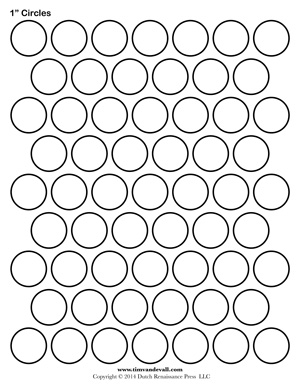
#> input picture Images/Circles.jpg, 300 x 388 px, found by its file name
$ jupyter execute '40 - Circle detection.ipynb'
#> lines starting #> are read from the running program, lines starting #| are printed output that depends on the picture; after the words box and inside, x2 and y2 are one past the last pixel; in counts of white or black regions, pixels touching at a corner belong together
## 40 - Circle detection

Below are the steps of the algorithm.
Initializing the Accumulator Matrix: Initialize a matrix of dimensions rows * cols * maxRadius with zeros.

Pre-processing the image: Apply blurring, grayscale and an edge detector on the image. This is done to ensure the circles show as darkened image edges.

Looping through the points: Pick a point Xi on the image.

Fixing r and looping through a and b: Use a double nested loop to find a value of r, varying a and b in the given ranges.

Voting: Pick the points in the accumulator matrix with the maximum value. These are strong points which indicate the existence of a circle with a, b and r parameters. This gives us the Hough space of circles.

Finding Circles: Finally, using the above circles as candidate circles, vote according to the image. The maximum voted circle in the accumulator matrix gives us the circle.

``for a in range(rows):``

    for b in range(cols):

        r = math.sqrt((xi - a)**2 + (yi - b)**2)

        accum_matrix[a][b][r] += 1

Detection Method: OpenCV has an advanced implementation, HOUGH_GRADIENT, which uses gradient of the edges instead of filling up the entire 3D accumulator matrix, thereby speeding up the process.

dp: This is the ratio of the resolution of original image to the accumulator matrix.

minDist: This parameter controls the minimum distance between detected circles.

Param1: Canny edge detection requires two parameters -- minVal and maxVal. Param1 is the higher threshold of the two. The second one is set as Param1/2.

Param2: This is the accumulator threshold for the candidate detected circles. By increasing this threshold value, we can ensure that only the best circles, corresponding to larger accumulator values, are returned.

minRadius: Minimum circle radius.

maxRadius: Maximum circle radius.

[cell 1]
import numpy as np
import matplotlib.pyplot as plt
import cv2

[cell 2]
image = cv2.imread("/Users/alireza/Coding/OpenCV_Learning/OpenCV_Learnings/Images/Circles.jpg",0)
#> image is the input picture: shape (388, 300); min 0, max 255, mean 232.3
plt.imshow(image , cmap="gray")

[cell 3]
blurred = cv2.blur(image, (3, 3))
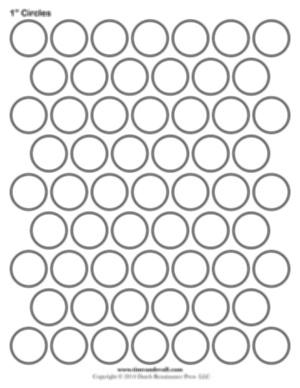
#> blurred: shape (388, 300); min 97, max 255, mean 232.3

# Apply Hough transform on the blurred image.
detected_circles = cv2.HoughCircles(blurred, cv2.HOUGH_GRADIENT, 1, 20, param1 = 50,param2 = 30, minRadius = 1, maxRadius = 40)
#> detected_circles = 59 rows, first 8: [149.5, 191.5, 19.1], [270.5, 191.5, 18.8], [109.5, 37.5, 18.8], [109.5, 114.5, 18.8], [109.5, 191.5, 18.8], [109.5, 268.5, 18.8], [109.5, 345.5, 18.8], [270.5, 37.5, 18.8]

if detected_circles is not None:

    # Convert the circle parameters a, b and r to integers.
    detected_circles = np.uint16(np.around(detected_circles))
#> detected_circles = 59 rows, first 8: [150, 192, 19], [270, 192, 19], [110, 38, 19], [110, 114, 19], [110, 192, 19], [110, 268, 19], [110, 346, 19], [270, 38, 19]
    for pt in detected_circles[0, :]:
        a, b, r = pt[0], pt[1], pt[2]

        # Draw the circumference of the circle.
        cv2.circle(image, (a, b), r, (0, 255, 0), 2)

        # Draw a small circle (of radius 1) to show the center.
        cv2.circle(image, (a, b), 2, (0, 0, 255), 3)
#> this loop made 59 passes
#> (a, b, r) on passes 1 to 12: (150, 192, 19), (270, 192, 19), (110, 38, 19), (110, 114, 19), (110, 192, 19), (110, 268, 19), (110, 346, 19), (270, 38, 19), (270, 114, 19), (270, 268, 19), (270, 346, 19), (190, 192, 19)
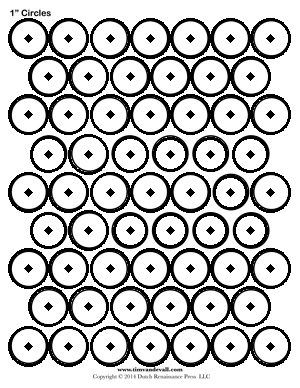
#> image: shape (388, 300); 18.3% of pixels changed, all inside (x1, y1, x2, y2) = (8, 18, 291, 367)

plt.imshow(image , cmap='gray')

$ run again, with Images/blobs.jpg copied over Images/Circles.jpg
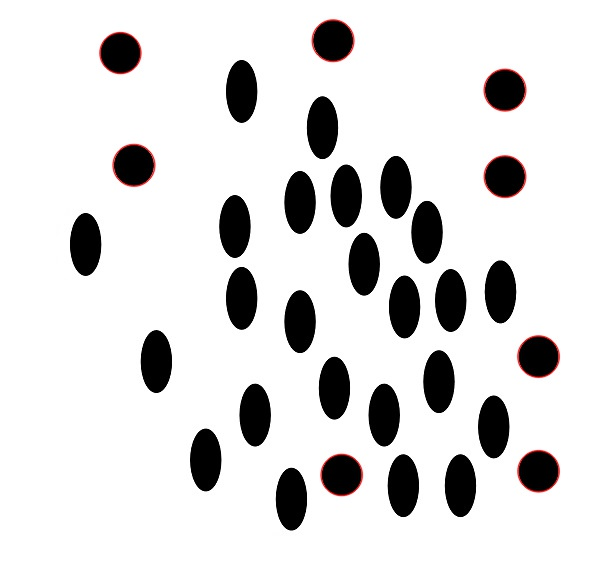
#> input picture Images/blobs.jpg, 603 x 562 px, found by its file name
#> `blurred = cv2.blur(image, (3, 3))`:
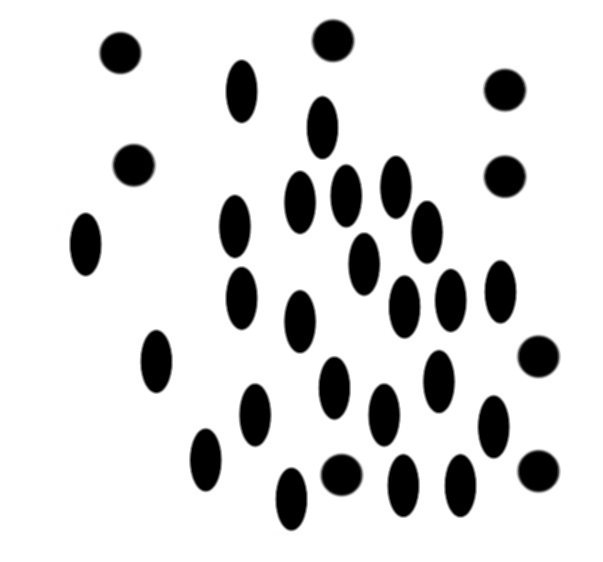
#> blurred: shape (562, 603); min 0, max 255, mean 218.8
#> `detected_circles = cv2.HoughCircles(blurred, cv2.HOUGH_GRADIENT, 1, 20..`: detected_circles = [[341.5, 474.5, 21], [504.5, 89.5, 21.2], [538.5, 356.5, 20.4], [538.5, 470.5, 20.2], [119.5, 52.5, 20.1], [133.5, 164.5, 21.3], [332.5, 40.5, 21.3], [504.5, 176.5, 20.2]]
#> `detected_circles = np.uint16(np.around(detected_circles))`: detected_circles = [[342, 474, 21], [504, 90, 21], [538, 356, 20], [538, 470, 20], [120, 52, 20], [134, 164, 21], [332, 40, 21], [504, 176, 20]]
#> the loop `for pt in detected_circles[0, :]:` made 8 passes
#> after the loop `for pt in detected_circles[0, :]:`:
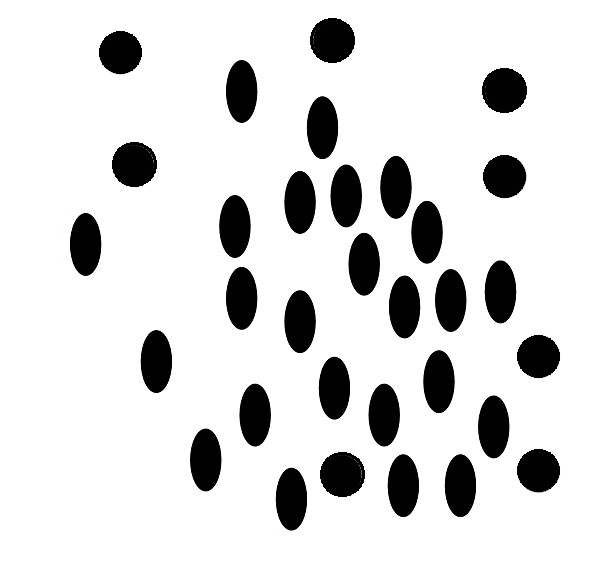
#> image: shape (562, 603); min 0, max 255, mean 217.8
